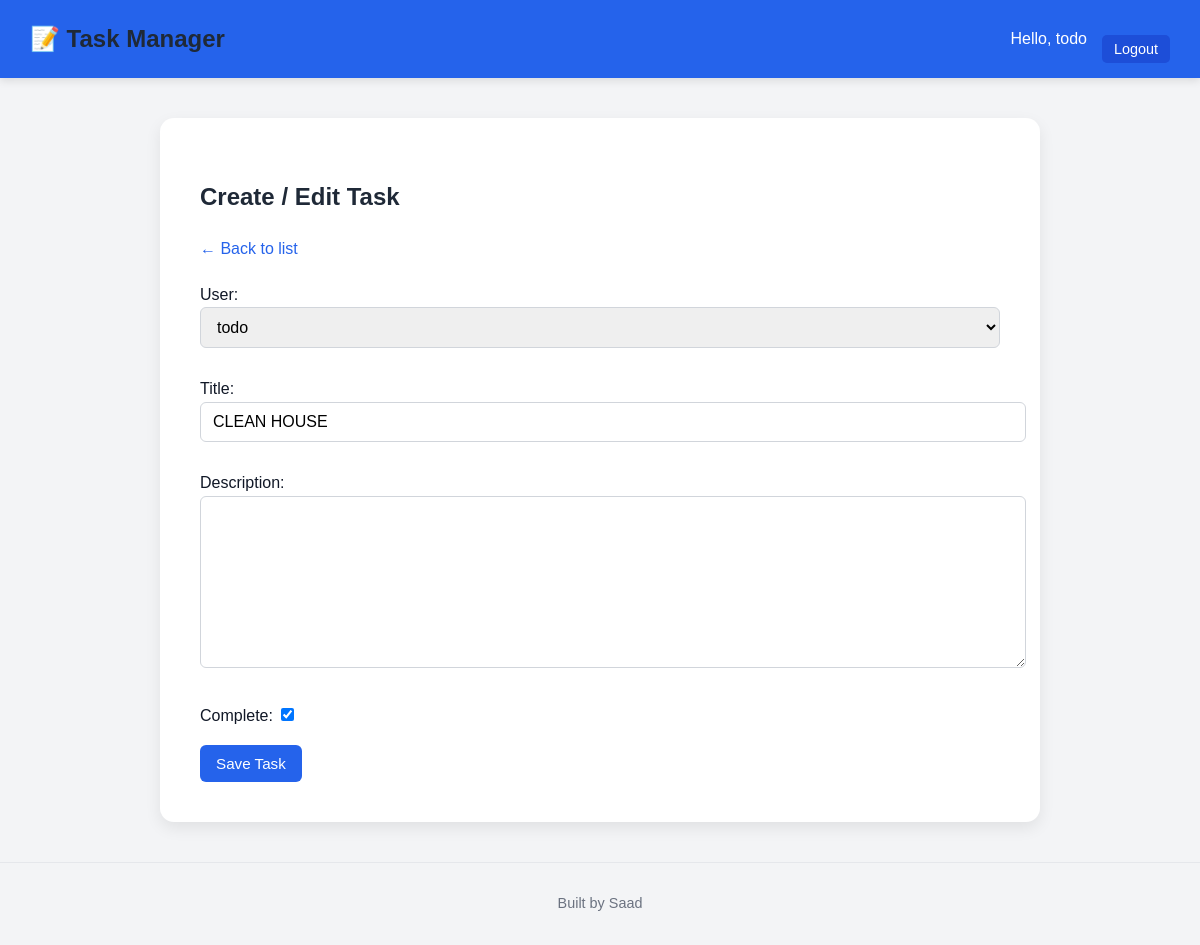
Screenshot of /task_update/1/ (signed in) with the database file from the repository.
### base/models.py (models this page shows, shortened)
class Task(models.Model):
    user = models.ForeignKey(User, on_delete=models.CASCADE, null=True, blank=True)
    title = models.CharField(max_length=200)
    description = models.TextField(null=True, blank=True)
    complete = models.BooleanField(default=False)
    created = models.DateTimeField(auto_now_add=True)
    class Meta:
        ordering = ['complete']

### base/views.py (the view)
# urls.py: path('task_update/<int:pk>/', TaskUpdate.as_view(), name='task_update'),
class TaskUpdate(LoginRequiredMixin,UpdateView):
    model=Task
    fields = '__all__'
    context_object_name = 'task_update'
    success_url =reverse_lazy('tasks')

### base/templates/base/task_form.html (shortened to what this page needs)
{% extends 'base/base.html' %}
{% block content %}
<h2>Create / Edit Task</h2>
<a href="{% url 'tasks' %}">← Back to list</a>
<form method="POST" action="">
  {{ form.as_p }}
  <input type="submit" value="Save Task" class="btn-primary" />
</form>
{% endblock %}

### base/templates/base/base.html (shortened to what this page needs)
{% load static %}
<!DOCTYPE html>
<html lang="en">
  <head>
    <link rel="stylesheet" href="{% static 'base/style.css' %}" />
  </head>
  <body>
    <header>
      <h1>📝 Task Manager</h1>
      <nav>
        {% if request.user.is_authenticated %}
        <span>Hello, {{ request.user.username }}</span>
        <form action="{% url 'logout' %}" method="post" style="display: inline">
          <button type="submit">Logout</button>
        </form>
        {% else %}
        <a href="{% url 'login' %}">Login</a>
        <a href="{% url 'register' %}">Register</a>
        {% endif %}
      </nav>
    </header>
    <main>{% block content %}{% endblock %}</main>
    <footer>
      <p>Built by Saad</p>
    </footer>
  </body>
</html>

### base/static/base/style.css (style rules this page uses)
body { font-family: "Poppins", sans-serif; background: #f3f4f6; color: #111827; margin: 0; padding: 0; line-height: 1.6; }
h1, h2, h3 { color: #1f2937; }
a { text-decoration: none; color: #2563eb; transition: 0.2s; }
header { background: #2563eb; color: white; padding: 15px 30px; display: flex; justify-content: space-between; align-items: center; box-shadow: 0 3px 8px rgba(0, 0, 0, 0.1); }
header h1 { font-size: 1.5em; margin: 0; }
header nav { display: flex; align-items: center; gap: 15px; }
header form button { background: #1d4ed8; border: none; padding: 6px 12px; border-radius: 5px; color: white; cursor: pointer; font-size: 0.9em; }
main { padding: 40px; max-width: 800px; margin: 40px auto; background: white; border-radius: 14px; box-shadow: 0 6px 16px rgba(0, 0, 0, 0.08); transition: all 0.3s ease; }
.btn-primary, .btn-danger, button, input[type="submit"] { display: inline-block; font-weight: 500; border: none; padding: 10px 16px; border-radius: 6px; cursor: pointer; font-size: 0.95em; transition: all 0.2s ease-in-out; }
.btn-primary { background: #2563eb; color: white; }
form { margin-top: 20px; }
form input[type="text"], form input[type="password"], form textarea, form select { width: 100%; padding: 10px 12px; margin-bottom: 12px; border: 1px solid #d1d5db; border-radius: 6px; font-size: 1em; transition: 0.2s; }
footer { text-align: center; padding: 15px; font-size: 0.9em; color: #6b7280; border-top: 1px solid #e5e7eb; margin-top: 30px; }

### rows the page displays
Task: user "todo", title "CLEAN HOUSE", complete "☑"

### other values shown
{{ request.user.username }} "todo"
